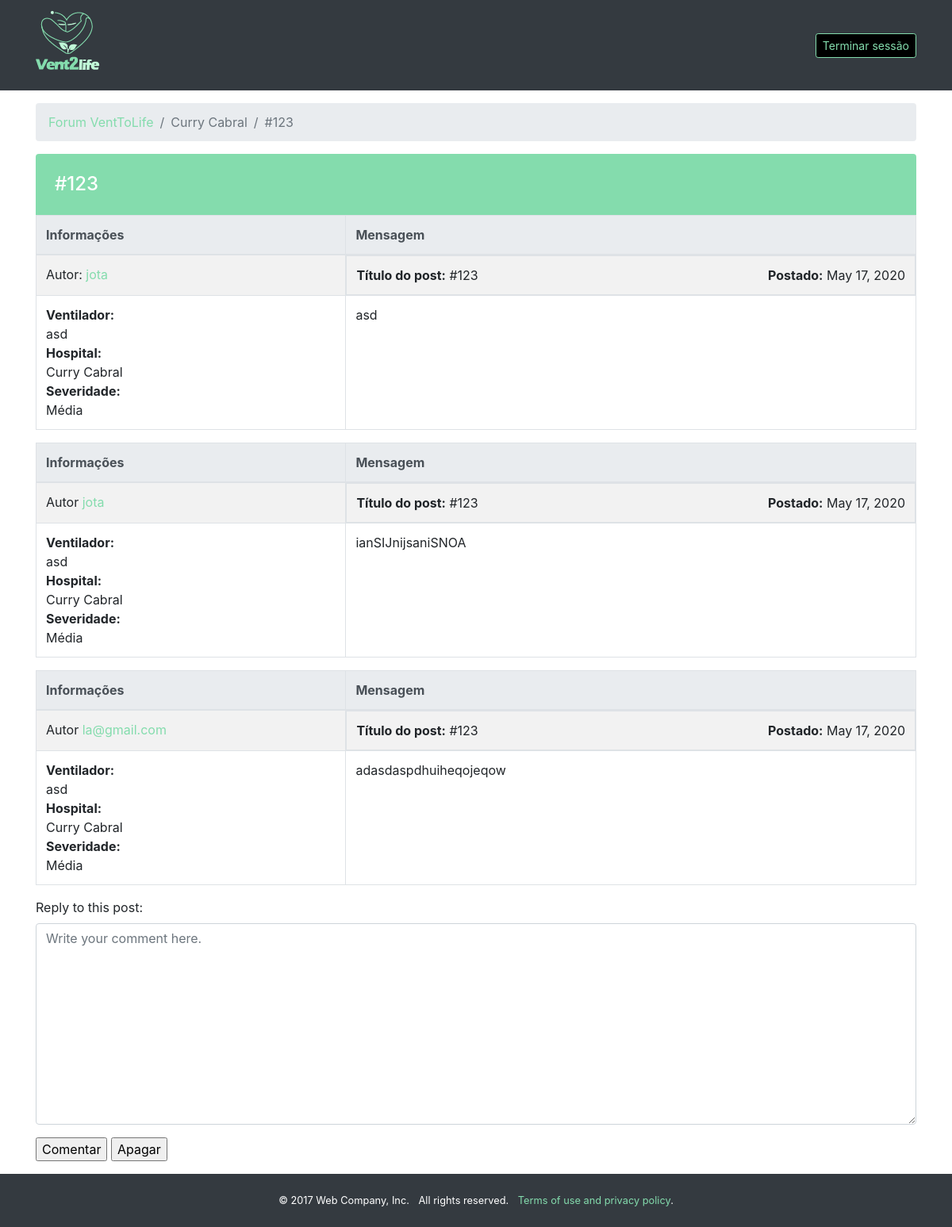
The page /30/ on the database its author committed.
### website/models.py (models this page shows)
class Pedido(models.Model):
    titulo = models.CharField(max_length=50, default="Novo Pedido Criado")
    hospital = models.CharField(max_length=255)
    severidade = models.CharField(max_length=200)
    ventilador = models.CharField(max_length=200)
    messages = models.CharField(max_length=4000)
    date = models.DateField(default=date.today, blank=True)
    answers = models.IntegerField(default=0)
    username = models.CharField(max_length=255, null=True)

class Resposta(models.Model):
    pedido = models.CharField(max_length=5)
    messages = models.CharField(max_length=4000)
    date = models.DateField(default=date.today, blank=True)
    username = models.CharField(max_length=255, null=True)

### website/views.py (the view, shortened to what this page needs)
# urls.py: url(r'^(?P<pedido_id>[0-9]+)/$', views.changerequest, name='changerequest'),
def changerequest(request, pedido_id):
    pedido = Pedido.objects.all().filter(pk=pedido_id)
    answer = Resposta.objects.all().filter(pedido=pedido_id)
    return render(request, 'post.html', {'pedido':pedido, 'answer':answer})

### website/templates/post.html (shortened to what this page needs)
<!DOCTYPE html>
<html lang="en">
{% load static %}
<head>
    <link rel="stylesheet" href="{% static 'css/post.css' %}">
</head>
<body>
<nav class="navbar navbar-dark bg-dark">
    <div class="container">
        <h1><a href="{% url 'website:forum' %}" class="navbar-brand">
            <img src="{% static 'assets/img/LOGO_1.jpg' %}" href="newforum.html" alt=""/>
        </a></h1>
        <button class="btn btn-sm btn-primary">
            <a href="{% url 'website:sair' %}">Terminar sessão</a>
        </button>
    </div>
</nav>
<div class="container my-3">
    {% for req in pedido %}
        <nav class="breadcrumb">
            <a href="{% url 'website:forum' %}" class="breadcrumb-item">Forum VentToLife</a>
            <span class="breadcrumb-item active">{{ req.hospital }}</span>
            <span class="breadcrumb-item active">{{ req.titulo }}</span>
        </nav>
        <div class="row">
            <div class="col-12">
                <h2 class="h4 text-white bg-info mb-0 p-4 rounded-top">{{ req.titulo }}</h2>
                <table class="table table-striped table-bordered table-responsive-lg">
                    <thead class="thead-light">
                    <tr>
                        <th scope="col">Informações</th>
                        <th scope="col">Mensagem</th>
                    </tr>
                    </thead>
                    <tbody>
                    <tr>
                        <td class="author-col">
                            <div>Autor: <a href="#">{{ req.username }}</a></div>
                        </td>
                        <td class="post-col d-lg-flex justify-content-lg-between">
                            <div><span class="font-weight-bold">Título do post:</span> {{ req.titulo }}
                            </div>
                            <div><span class="font-weight-bold">Postado:</span> {{ req.date }} </div>
                        </td>
                    </tr>
                    <tr>
                        <td>
                            <div><span class="font-weight-bold">Ventilador:</span><br>{{ req.ventilador }}</div>
                            <div><span class="font-weight-bold">Hospital:</span><br>{{ req.hospital }}</div>
                            <div><span class="font-weight-bold">Severidade:</span><br>{{ req.severidade }}</div>
                        </td>
                        <td>
                            <p>
                                {{ req.messages }}
                            </p>
                        </td>
                    </tr>
                    </tbody>
                </table>
            </div>
        </div>
        {% for ans in answer %}
            <table class="table table-striped table-bordered table-responsive-lg">
                <thead class="thead-light">
                <tr>
                    <th scope="col">Informações</th>
                    <th scope="col">Mensagem</th>
                </tr>
                </thead>
                <tbody>
                <tr>
                    <td class="author-col">
                        <div>Autor <a href="#">{{ ans.username }}</a></div>
                    </td>
                    <td class="post-col d-lg-flex justify-content-lg-between">
                        <div><span class="font-weight-bold">Título do post:</span> {{ req.titulo }}
                        </div>
                        <div><span class="font-weight-bold">Postado:</span> {{ ans.date }}</div>
                    </td>
                </tr>
                <tr>
                    <td>
                        <div><span class="font-weight-bold">Ventilador:</span><br>{{ req.ventilador }}</div>
                        <div><span class="font-weight-bold">Hospital:</span><br>{{ req.hospital }}</div>
                        <div><span class="font-weight-bold">Severidade:</span><br>{{ req.severidade }}</div>
                    </td>
                    <td>
                        <p>
                            {{ ans.messages }}
                        </p>
                    </td>
                </tr>
                </tbody>
            </table>
        {% endfor %}
        <form id="message" method="post" class="mb-3" action="{% url 'website:changerequest' req.id %}">
            <div class="form-group">
                <label for="message">Reply to this post:</label>
                <textarea class="form-control" name="messages" id="messages" rows="10"
                          placeholder="Write your comment here." required></textarea>
            </div>
            <input id="comentar" type="submit" value="Comentar">
            <input id="apagar" type="reset" value="Apagar">
        </form>
        </div>
    {% endfor %}
<footer class="small bg-dark text-white">
    <div class="container py-4">
        <ul class="list-inline mb-0 text-center">
            <li class="list-inline-item">&copy; 2017 Web Company, Inc.</li>
            <li class="list-inline-item">All rights reserved.</li>
            <li class="list-inline-item"><a href="#">Terms of use and privacy policy</a>.</li>
        </ul>
    </div>
</footer>
</body>
</html>

### rows shown on the page
Pedido: hospital "Curry Cabral", titulo "#123", username "jota", date "May 17, 2020", ventilador "asd", severidade "Média", messages "asd"
Resposta: username "jota", date "May 17, 2020", messages "ianSIJnijsaniSNOA"
Resposta: username "la@gmail.com", date "May 17, 2020", messages "adasdaspdhuiheqojeqow"
